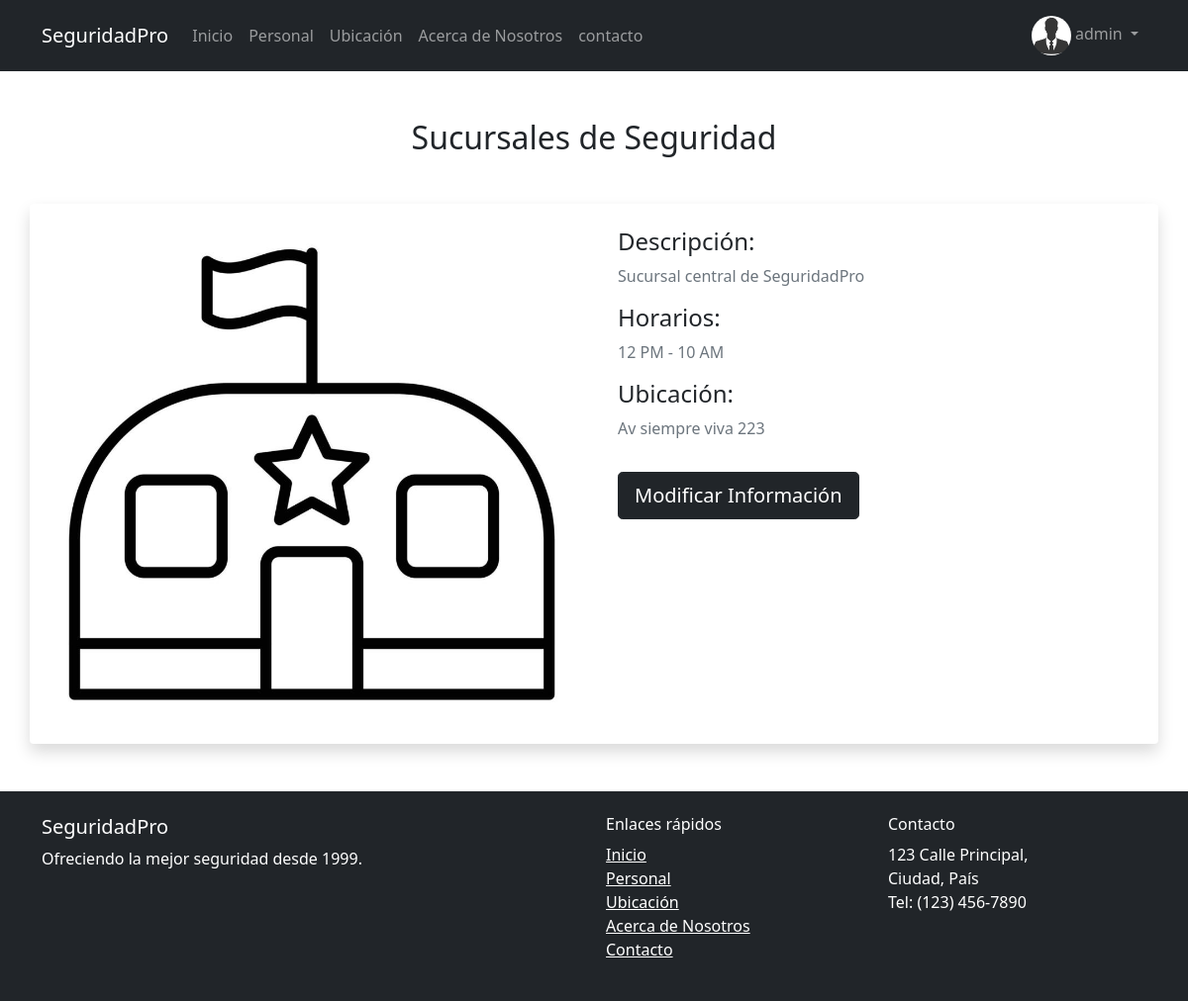
Screenshot of /ubicacion/ (signed in) with the database file from the repository.
### Hunter_App/models.py (models this page shows, shortened)
class CustomUser(AbstractUser):
    avatar = models.ImageField(upload_to='img/avatars/', default='img/avatars/default-avatar.jpg')
    groups = models.ManyToManyField(
        'auth.Group',
        verbose_name=_('groups'),
        blank=True,
        help_text=_('The groups this user belongs to. A user will get all permissions granted to each of their groups.'),
        related_name="customuser_set",
        related_query_name="user",
    )
    user_permissions = models.ManyToManyField(
        'auth.Permission',
        verbose_name=_('user permissions'),
        blank=True,
        help_text=_('Specific permissions for this user.'),
        related_name="customuser_set",
        related_query_name="user",
    )

class Sucursal(models.Model):
    descripcion = models.TextField()
    horarios = models.TextField()
    foto = models.ImageField(upload_to='img/fotos-sucursal/', default='img/fotos-sucursal/default-base')
    ubicacion = models.CharField(max_length=255)

### Hunter_App/views.py (the view)
# urls.py: path('ubicacion/', ubicacion_views, name='ubicacion'),
def ubicacion_views(request):
    sucursal = Sucursal.objects.first()  # Asumimos que solo hay una sucursal para simplificar.
    if request.method == 'POST' and request.user.is_authenticated:
        form = SucursalForm(request.POST, request.FILES, instance=sucursal)
        if form.is_valid():
            form.save()
            return redirect('ubicacion')  # Redirige al mismo lugar tras guardar.
    else:
        form = SucursalForm(instance=sucursal)
    context = {
        'sucursal': sucursal,
        'form': form,
    }
    return render(request, 'ubicacion.html', context)

### Hunter_App/templates/ubicacion.html (shortened to what this page needs)
{% extends "base.html" %}
{% load widget_tweaks %}
{% block content %}
<div class="container mt-5">
    <h2 class="text-center mb-5">Sucursales de Seguridad</h2>
    <div class="row mb-5 shadow rounded bg-white">
        <div class="col-md-6">
            <img src="{{ sucursal.foto.url }}" class="d-block w-100 rounded-start" alt="Foto de Sucursal">
        </div>
        <div class="col-md-6 p-4">
            <h4>Descripción:</h4>
            <p class="text-muted">{{ sucursal.descripcion }}</p>
            <h4>Horarios:</h4>
            <p class="text-muted">{{ sucursal.horarios }}</p>
            <h4>Ubicación:</h4>
            <p class="text-muted">{{ sucursal.ubicacion }}</p>
            {% if user.is_authenticated %}
            <button class="btn btn-dark btn-lg mt-3" data-bs-toggle="modal" data-bs-target="#editarModal">Modificar Información</button>
            {% endif %}
        </div>
    </div>
</div>
{% endblock %}

### Hunter_App/templates/base.html (shortened to what this page needs)
<!DOCTYPE html>
<html lang="en">
<head>
    <link href="https://cdn.jsdelivr.net/npm/bootstrap@5.1.3/dist/css/bootstrap.min.css" rel="stylesheet">
</head>
<body>
<nav class="navbar navbar-expand-lg navbar-dark bg-dark">
    <div class="container">
        <a class="navbar-brand" href="{% url 'index' %}">SeguridadPro</a>
        <div class="collapse navbar-collapse" id="navbarNav">
            <ul class="navbar-nav me-auto">
                <li class="nav-item">
                    <a class="nav-link" href="{% url 'index' %}">Inicio</a>
                </li>
                <li class="nav-item">
                    <a class="nav-link" href="{% url 'personal_view' %}">Personal</a>
                </li>
                <li class="nav-item">
                    <a class="nav-link" href="{% url 'ubicacion' %}">Ubicación</a>
                </li>
                <li class="nav-item">
                    <a class="nav-link" href="{% url 'acerca_de_nosotros' %}">Acerca de Nosotros</a>
                </li>
                <li class="nav-item">
                    <a class="nav-link" href="{% url 'contact' %}">contacto</a>
                </li>
            </ul>
            <ul class="navbar-nav ml-auto">
                {% if user.is_authenticated %}
                <li class="nav-item dropdown">
                    <a class="nav-link dropdown-toggle" href="#" id="navbarDropdown" role="button"
                       data-bs-toggle="dropdown" aria-expanded="false">
                        <img src="{{ user.avatar.url }}" alt="Avatar de {{ user.username }}"
                             style="width: 40px; height: 40px; border-radius: 50%;">
                        {{ user.username }}
                    </a>
                </li>
                {% else %}
                <li class="nav-item">
                    <a class="nav-link" href="{% url 'login' %}">Login</a>
                </li>
                {% endif %}
            </ul>
        </div>
    </div>
</nav>
{% block content %}{% endblock %}
<footer class="bg-dark text-white py-4 mt-5">
    <div class="container">
        <div class="row">
            <div class="col-md-6">
                <h5>SeguridadPro</h5>
                <p>Ofreciendo la mejor seguridad desde 1999.</p>
            </div>
            <div class="col-md-3">
                <h6>Enlaces rápidos</h6>
                <ul class="list-unstyled">
                    <li><a href="{% url 'index' %}" class="text-white">Inicio</a></li>
                    <li><a href="{% url 'personal_view' %}" class="text-white">Personal</a></li>
                    <li><a href="{% url 'ubicacion' %}" class="text-white">Ubicación</a></li>
                    <li><a href="{% url 'acerca_de_nosotros' %}" class="text-white">Acerca de Nosotros</a></li>
                    <li><a href="{% url 'contact' %}" class="text-white">Contacto</a></li>
                </ul>
            </div>
            <div class="col-md-3">
                <h6>Contacto</h6>
                <address>
                    123 Calle Principal,<br>
                    Ciudad, País<br>
                    Tel: (123) 456-7890
                </address>
            </div>
        </div>
    </div>
</footer>
</body>
</html>

### rows the page displays
CustomUser: avatar (picture), username "admin"
Sucursal: foto (picture), descripcion "Sucursal central de SeguridadPro", horarios "12 PM - 10 AM", ubicacion "Av siempre viva 223"
